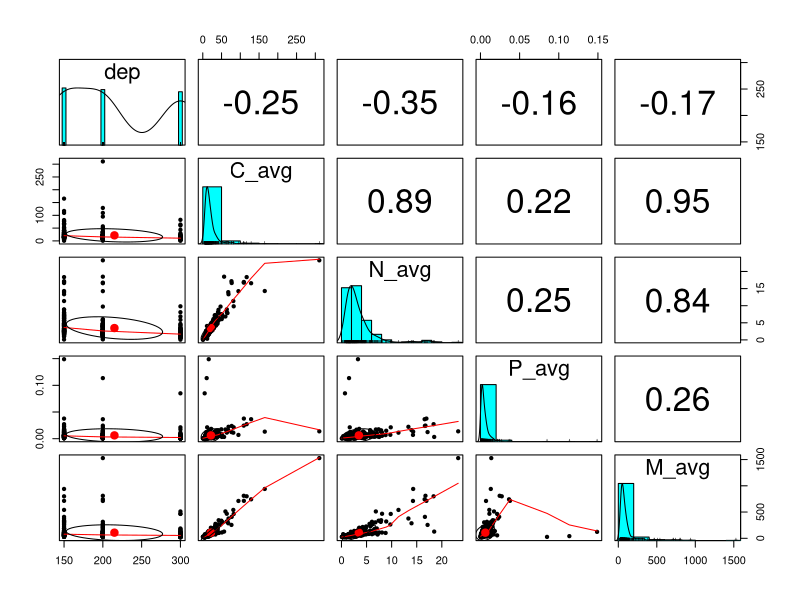
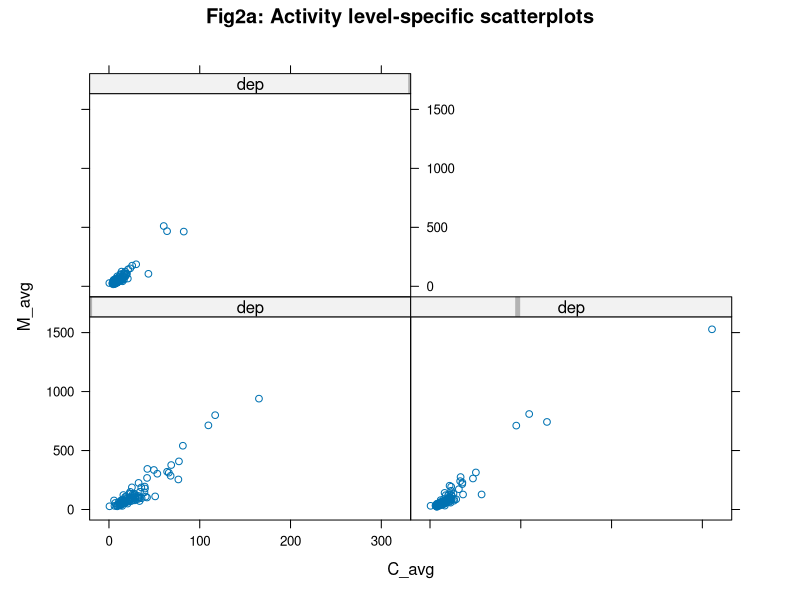
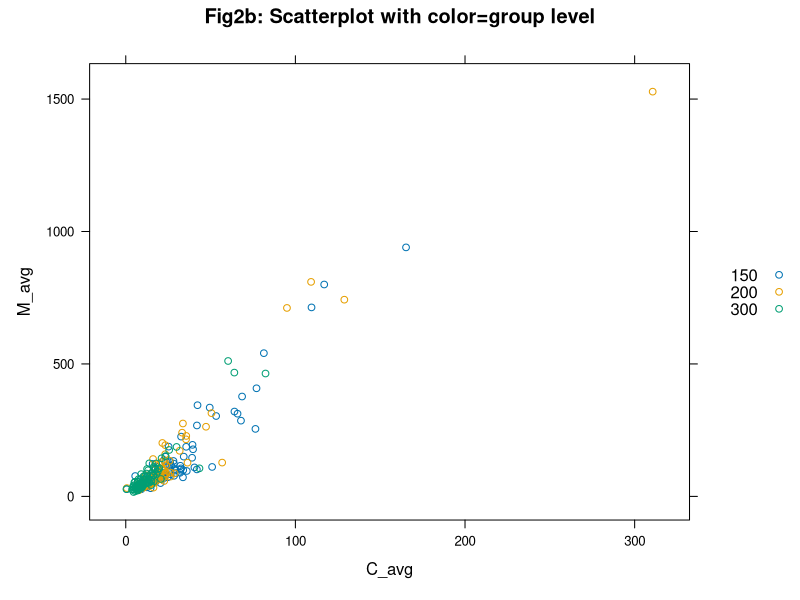
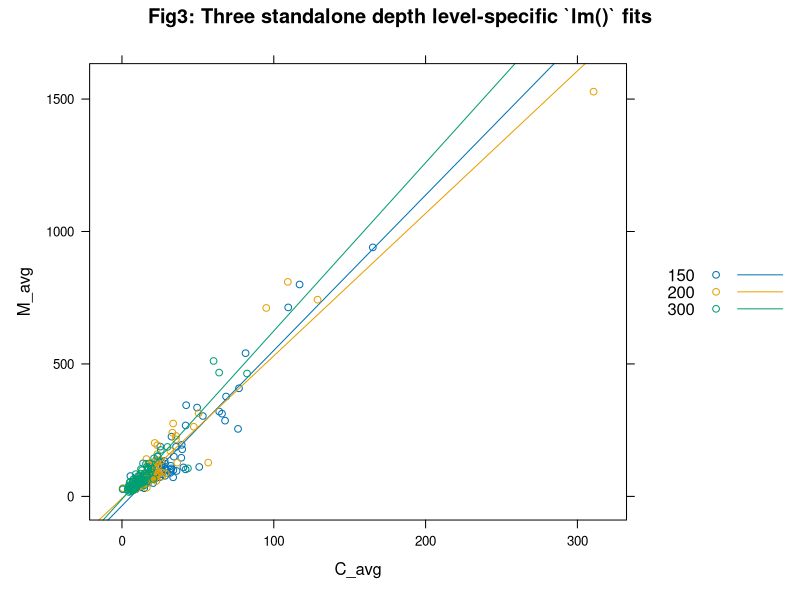
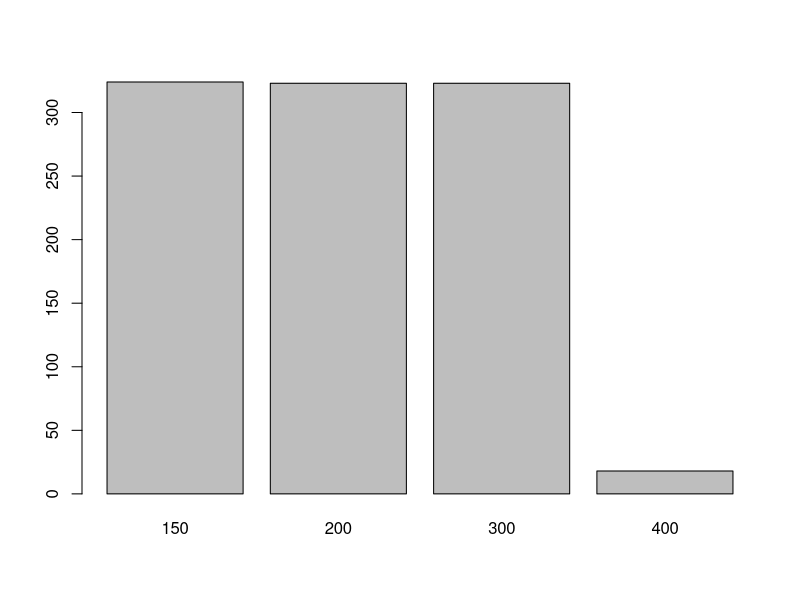
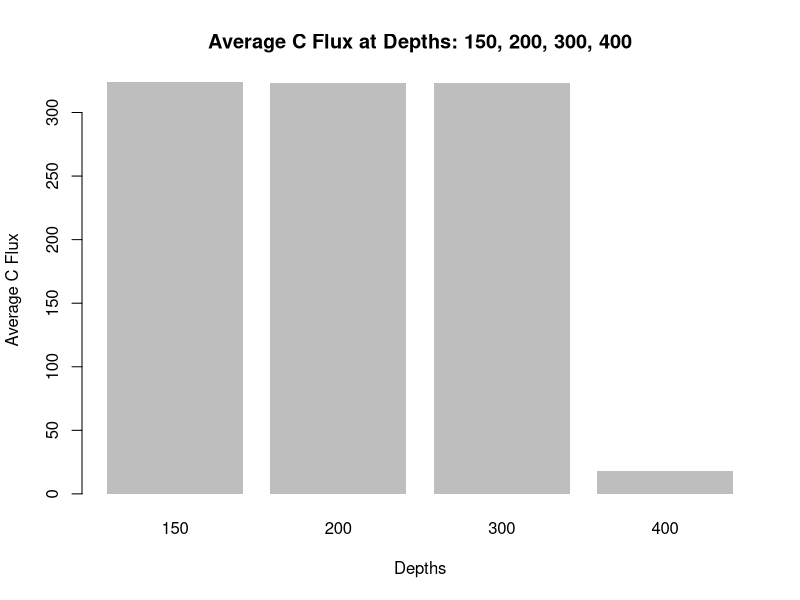

Recreate these plots in R, in order.
## ---- chunk 1
bats_flux <- read.csv("bats_flux.csv")

delete.na <- function(DF, n=0) {
  DF[rowSums(is.na(DF)) <= n,]
} #Function that takes rows out that contains NAs 

bats_flux.noNA <- delete.na(bats_flux) # Take out rows containing NAs 


Data <- subset(bats_flux,select = c("cr","dep","yymmdd1","yymmdd2","Lat2","Lat2.1","Long1","Long2","M_avg","C_avg","N_avg","P_avg"))

Data.noNA <- delete.na(Data)

#Data_noNA <- write.csv(x= Data.noNA,file = "Data_noNA.csv")
## ---- chunk 2
#we want to make predictions on the Mass average flux. 

# we want to compare this against depth and C,N,P fluxes 

# Depth is categorical 
# N,P,C are numerical 

library(psych) # for `pairs.panels()`
library(lattice)

ANOCOVA.data <- subset(Data.noNA, select = c("dep", "M_avg", "C_avg","N_avg","P_avg"))
as.character(ANOCOVA.data$dep) # need to make dep categorical not numerical 
attach(ANOCOVA.data)

summary(ANOCOVA.data)

pairs.panels(data.frame(dep,C_avg,N_avg, P_avg, M_avg))

xyplot(M_avg ~ C_avg | dep, 
                  main="Fig2a: Activity level-specific scatterplots"
           )

    xyplot(M_avg ~ C_avg, groups=dep, 
                  auto.key=TRUE,
                  main="Fig2b: Scatterplot with color=group level"
           )
    
    xyplot(M_avg ~ C_avg, groups=dep, 
                  type=c("p","r"), # `p` for _points_, `r` for _regression line_
                                   # see https://stackoverflow.com/questions/12972039/plotting-xyplot-with-regression-line-on-lattice-graphics for more
                  auto.key=TRUE,
                  main="Fig3: Three standalone depth level-specific `lm()` fits"
           )
## ---- chunk 3
# this code is to specify the depth I want to look at that contains the rows and the columns
Study_depths <- c("150", "200", "300", "400" ) #vector of depths I want to retain

Study_Rows <- which(bats_flux$dep %in% Study_depths) #which() to ask R which rows in spp name are on the list


bats_flux2 <- bats_flux[Study_Rows,] #has all the rows we want as well as all the columns

## ---- chunk 4
Cflux <- bats_flux2[-which(is.na(bats_flux2$C_avg)),] #removes na from C-avg
Cflux.noNAs <- delete.na(bats_flux2)

levels(as.factor(Cflux.noNAs$dep150)) #this looks at the distribution of toxins in the organism selected


dep150 <- subset(Cflux.noNAs, dep=="150") #focusing on mean of C-avg at depth 150
dep150

muCflux150 <- mean(dep150$C_avg, data=dep150)
muCflux150

s.e150 <- muCflux150 * sqrt(10)


dep200 <- subset(Cflux.noNAs, dep=="200") #focusing on mean of C-avg at depth 200
dep200

muCflux200 <- mean(dep200$C_avg, data=dep200)
muCflux200

dep300 <- subset(Cflux.noNAs, dep=="300") #focusing on mean of C-avg at depth 300
dep300

muCflux300 <- mean(dep300$C_avg, data=dep300)
muCflux300

dep400 <- subset(Cflux.noNAs, dep=="400") #focusing on mean of C-avg at depth 400
dep400

muCflux400 <- mean(dep400$C_avg, data=dep400)
muCflux400

## ---- chunk 5
site.freq <- table(bats_flux2$dep) #Creates table with frequency of each Site
site.freq

barplot(site.freq)


barplot(site.freq[order(site.freq, decreasing = T)],
        horiz = F,         #Horizontal
        border = NA,    
        
        main = "Average C Flux at Depths: 150, 200, 300, 400",
        xlab = "Depths", ylab = "Average C Flux")


## ---- chunk 6
# separate each flux into its own dataframe 
# delete rows that contain NAs 
C_flux.data <- delete.na(subset(Data,select = c("cr","dep","yymmdd1","yymmdd2","Lat2","Lat2.1","Long1","Long2","C_avg")))
N_flux.data <- delete.na(subset(Data,select = c("cr","dep","yymmdd1","yymmdd2","Lat2","Lat2.1","Long1","Long2","N_avg")))
P_flux.data <- delete.na(subset(Data,select = c("cr","dep","yymmdd1","yymmdd2","Lat2","Lat2.1","Long1","Long2","P_avg")))
M_flux.data <- delete.na(subset(Data,select = c("cr","dep","yymmdd1","yymmdd2","Lat2","Lat2.1","Long1","Long2","M_avg")))


# Subset each depth and rename columns 
library(plyr)
C_flux.depth.150 <- subset(C_flux.data, dep == 150)
C_flux.depth.150 <- rename(C_flux.depth.150, c("dep"="dep.150"))
C_flux.depth.150 <- rename(C_flux.depth.150, c("C_avg" ="C_avg.150"))
C_flux.depth.200 <- subset(C_flux.data, dep == 200)
C_flux.depth.200 <- rename(C_flux.depth.200, c("dep"="dep.200"))
C_flux.depth.200 <- rename(C_flux.depth.200, c("C_avg" ="C_avg.200"))
C_flux.depth.300 <- subset(C_flux.data, dep == 300)
C_flux.depth.300 <- rename(C_flux.depth.300, c("dep"="dep.300"))
C_flux.depth.300 <- rename(C_flux.depth.300, c("C_avg" ="C_avg.300"))
C_flux.depth.400 <- subset(C_flux.data, dep == 400)
C_flux.depth.400 <- rename(C_flux.depth.400, c("dep"="dep.400"))
C_flux.depth.400 <- rename(C_flux.depth.400, c("C_avg" ="C_avg.400"))
## ---- chunk 7
C.depth.150.200 <- merge(C_flux.depth.150,C_flux.depth.200,by = c("cr","yymmdd1","yymmdd2","Lat2","Lat2.1","Long1","Long2"))

t.test(C.depth.150.200$C_avg.150 ,C.depth.150.200$C_avg.200, alternative = "greater", paired = TRUE, var.equal = TRUE)

## ---- chunk 8
C.depth.200.300 <- merge(C_flux.depth.200,C_flux.depth.300,by = c("cr","yymmdd1","yymmdd2","Lat2","Lat2.1","Long1","Long2"))

t.test(C.depth.200.300$C_avg.200 ,C.depth.200.300$C_avg.300, alternative = "greater", paired = TRUE, var.equal = TRUE)
## ---- chunk 9
C.depth.300.400 <- merge(C_flux.depth.300,C_flux.depth.400,by = c("cr","yymmdd1","yymmdd2","Lat2","Lat2.1","Long1","Long2"))

t.test(C.depth.300.400$C_avg.300 ,C.depth.300.400$C_avg.400, alternative = "greater", paired = TRUE, var.equal = TRUE)
